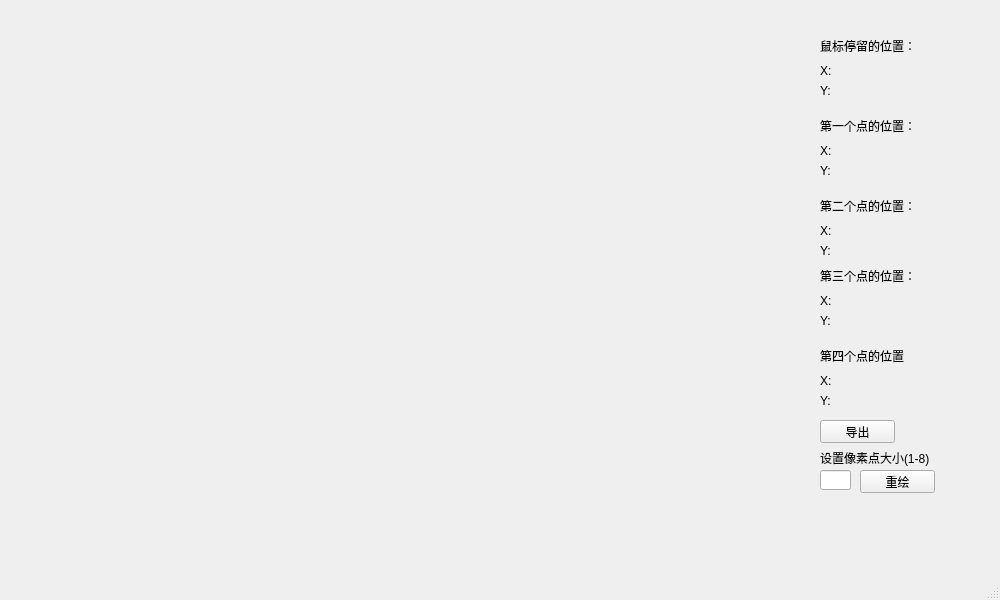
<?xml version="1.0" encoding="UTF-8"?>
<ui version="4.0">
 <class>MainWindow3</class>
 <widget class="QMainWindow" name="MainWindow3">
  <property name="geometry">
   <rect>
    <x>0</x>
    <y>0</y>
    <width>1000</width>
    <height>600</height>
   </rect>
  </property>
  <property name="windowTitle">
   <string>MainWindow</string>
  </property>
  <widget class="QWidget" name="centralwidget">
   <widget class="QLabel" name="label">
    <property name="geometry">
     <rect>
      <x>820</x>
      <y>30</y>
      <width>121</width>
      <height>31</height>
     </rect>
    </property>
    <property name="text">
     <string>鼠标停留的位置：</string>
    </property>
   </widget>
   <widget class="QLabel" name="label_2">
    <property name="geometry">
     <rect>
      <x>820</x>
      <y>60</y>
      <width>71</width>
      <height>21</height>
     </rect>
    </property>
    <property name="text">
     <string>X:</string>
    </property>
   </widget>
   <widget class="QLabel" name="label_3">
    <property name="geometry">
     <rect>
      <x>820</x>
      <y>80</y>
      <width>71</width>
      <height>21</height>
     </rect>
    </property>
    <property name="text">
     <string>Y:</string>
    </property>
   </widget>
   <widget class="QLabel" name="xtip">
    <property name="geometry">
     <rect>
      <x>840</x>
      <y>60</y>
      <width>71</width>
      <height>21</height>
     </rect>
    </property>
    <property name="text">
     <string/>
    </property>
   </widget>
   <widget class="QLabel" name="ytip">
    <property name="geometry">
     <rect>
      <x>840</x>
      <y>80</y>
      <width>71</width>
      <height>21</height>
     </rect>
    </property>
    <property name="text">
     <string/>
    </property>
   </widget>
   <widget class="QLabel" name="label_4">
    <property name="geometry">
     <rect>
      <x>820</x>
      <y>110</y>
      <width>121</width>
      <height>31</height>
     </rect>
    </property>
    <property name="text">
     <string>第一个点的位置：</string>
    </property>
   </widget>
   <widget class="QLabel" name="y1">
    <property name="geometry">
     <rect>
      <x>840</x>
      <y>160</y>
      <width>71</width>
      <height>21</height>
     </rect>
    </property>
    <property name="text">
     <string/>
    </property>
   </widget>
   <widget class="QLabel" name="x1">
    <property name="geometry">
     <rect>
      <x>840</x>
      <y>140</y>
      <width>71</width>
      <height>21</height>
     </rect>
    </property>
    <property name="text">
     <string/>
    </property>
   </widget>
   <widget class="QLabel" name="uhefu">
    <property name="geometry">
     <rect>
      <x>820</x>
      <y>140</y>
      <width>71</width>
      <height>21</height>
     </rect>
    </property>
    <property name="text">
     <string>X:</string>
    </property>
   </widget>
   <widget class="QLabel" name="label_6">
    <property name="geometry">
     <rect>
      <x>820</x>
      <y>160</y>
      <width>71</width>
      <height>21</height>
     </rect>
    </property>
    <property name="text">
     <string>Y:</string>
    </property>
   </widget>
   <widget class="QLabel" name="label_7">
    <property name="geometry">
     <rect>
      <x>820</x>
      <y>190</y>
      <width>121</width>
      <height>31</height>
     </rect>
    </property>
    <property name="text">
     <string>第二个点的位置：</string>
    </property>
   </widget>
   <widget class="QLabel" name="y2">
    <property name="geometry">
     <rect>
      <x>840</x>
      <y>240</y>
      <width>71</width>
      <height>21</height>
     </rect>
    </property>
    <property name="text">
     <string/>
    </property>
   </widget>
   <widget class="QLabel" name="x2">
    <property name="geometry">
     <rect>
      <x>840</x>
      <y>220</y>
      <width>71</width>
      <height>21</height>
     </rect>
    </property>
    <property name="text">
     <string/>
    </property>
   </widget>
   <widget class="QLabel" name="label_8">
    <property name="geometry">
     <rect>
      <x>820</x>
      <y>220</y>
      <width>71</width>
      <height>21</height>
     </rect>
    </property>
    <property name="text">
     <string>X:</string>
    </property>
   </widget>
   <widget class="QLabel" name="label_9">
    <property name="geometry">
     <rect>
      <x>820</x>
      <y>240</y>
      <width>71</width>
      <height>21</height>
     </rect>
    </property>
    <property name="text">
     <string>Y:</string>
    </property>
   </widget>
   <widget class="QLabel" name="label_10">
    <property name="geometry">
     <rect>
      <x>820</x>
      <y>260</y>
      <width>121</width>
      <height>31</height>
     </rect>
    </property>
    <property name="text">
     <string>第三个点的位置：</string>
    </property>
   </widget>
   <widget class="QLabel" name="y3">
    <property name="geometry">
     <rect>
      <x>840</x>
      <y>310</y>
      <width>71</width>
      <height>21</height>
     </rect>
    </property>
    <property name="text">
     <string/>
    </property>
   </widget>
   <widget class="QLabel" name="x3">
    <property name="geometry">
     <rect>
      <x>840</x>
      <y>290</y>
      <width>71</width>
      <height>21</height>
     </rect>
    </property>
    <property name="text">
     <string/>
    </property>
   </widget>
   <widget class="QLabel" name="label_11">
    <property name="geometry">
     <rect>
      <x>820</x>
      <y>290</y>
      <width>71</width>
      <height>21</height>
     </rect>
    </property>
    <property name="text">
     <string>X:</string>
    </property>
   </widget>
   <widget class="QLabel" name="label_12">
    <property name="geometry">
     <rect>
      <x>820</x>
      <y>310</y>
      <width>71</width>
      <height>21</height>
     </rect>
    </property>
    <property name="text">
     <string>Y:</string>
    </property>
   </widget>
   <widget class="QLabel" name="label_13">
    <property name="geometry">
     <rect>
      <x>820</x>
      <y>340</y>
      <width>121</width>
      <height>31</height>
     </rect>
    </property>
    <property name="text">
     <string>第四个点的位置</string>
    </property>
   </widget>
   <widget class="QLabel" name="y4">
    <property name="geometry">
     <rect>
      <x>840</x>
      <y>390</y>
      <width>71</width>
      <height>21</height>
     </rect>
    </property>
    <property name="text">
     <string/>
    </property>
   </widget>
   <widget class="QLabel" name="x4">
    <property name="geometry">
     <rect>
      <x>840</x>
      <y>370</y>
      <width>71</width>
      <height>21</height>
     </rect>
    </property>
    <property name="text">
     <string/>
    </property>
   </widget>
   <widget class="QLabel" name="label_14">
    <property name="geometry">
     <rect>
      <x>820</x>
      <y>370</y>
      <width>71</width>
      <height>21</height>
     </rect>
    </property>
    <property name="text">
     <string>X:</string>
    </property>
   </widget>
   <widget class="QLabel" name="label_15">
    <property name="geometry">
     <rect>
      <x>820</x>
      <y>390</y>
      <width>71</width>
      <height>21</height>
     </rect>
    </property>
    <property name="text">
     <string>Y:</string>
    </property>
   </widget>
   <widget class="QPushButton" name="pushButton">
    <property name="geometry">
     <rect>
      <x>820</x>
      <y>420</y>
      <width>75</width>
      <height>23</height>
     </rect>
    </property>
    <property name="text">
     <string>导出</string>
    </property>
   </widget>
   <widget class="QPushButton" name="pushButton_2">
    <property name="geometry">
     <rect>
      <x>860</x>
      <y>470</y>
      <width>75</width>
      <height>23</height>
     </rect>
    </property>
    <property name="text">
     <string>重绘</string>
    </property>
   </widget>
   <widget class="QLineEdit" name="lineEdit">
    <property name="geometry">
     <rect>
      <x>820</x>
      <y>470</y>
      <width>31</width>
      <height>20</height>
     </rect>
    </property>
   </widget>
   <widget class="QLabel" name="label_5">
    <property name="geometry">
     <rect>
      <x>820</x>
      <y>450</y>
      <width>121</width>
      <height>16</height>
     </rect>
    </property>
    <property name="text">
     <string>设置像素点大小(1-8)</string>
    </property>
   </widget>
  </widget>
  <widget class="QMenuBar" name="menubar">
   <property name="geometry">
    <rect>
     <x>0</x>
     <y>0</y>
     <width>1000</width>
     <height>23</height>
    </rect>
   </property>
  </widget>
  <widget class="QStatusBar" name="statusbar"/>
 </widget>
 <resources/>
 <connections/>
</ui>
